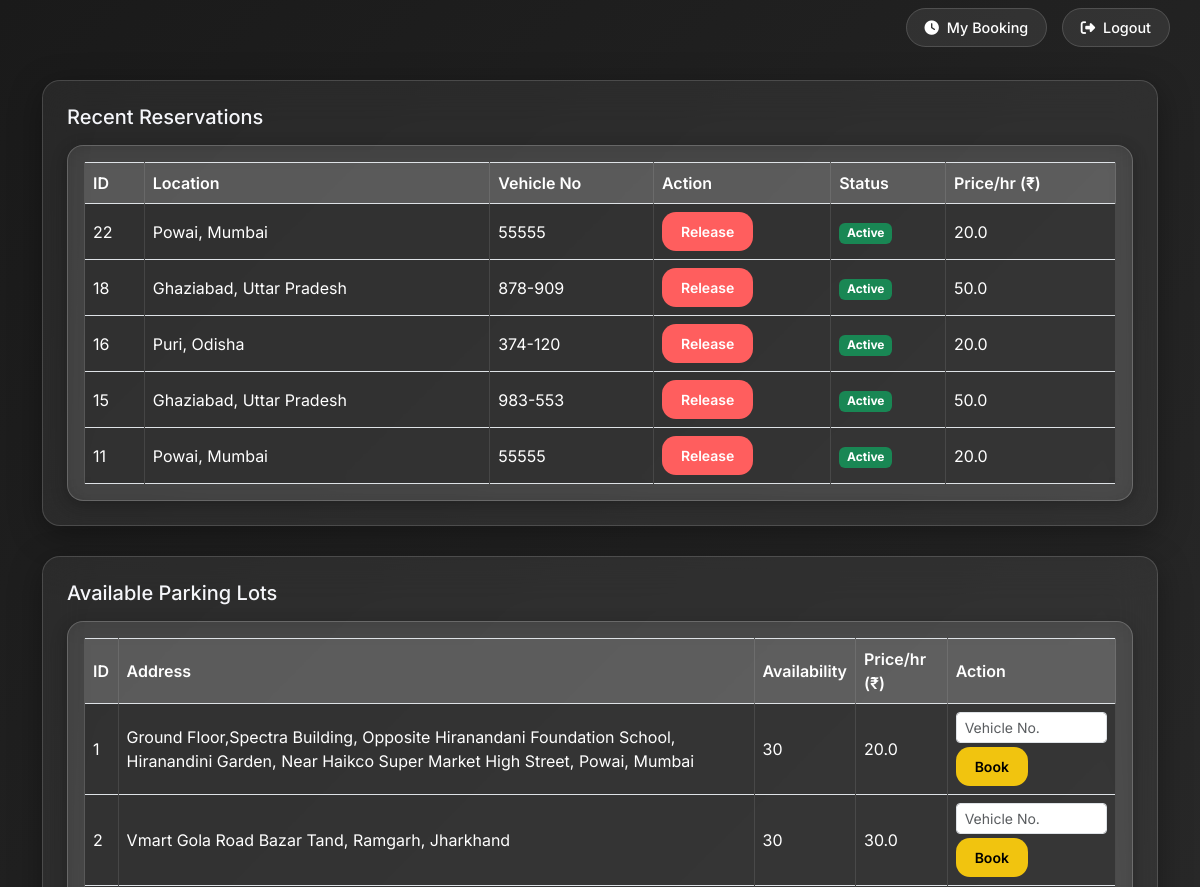
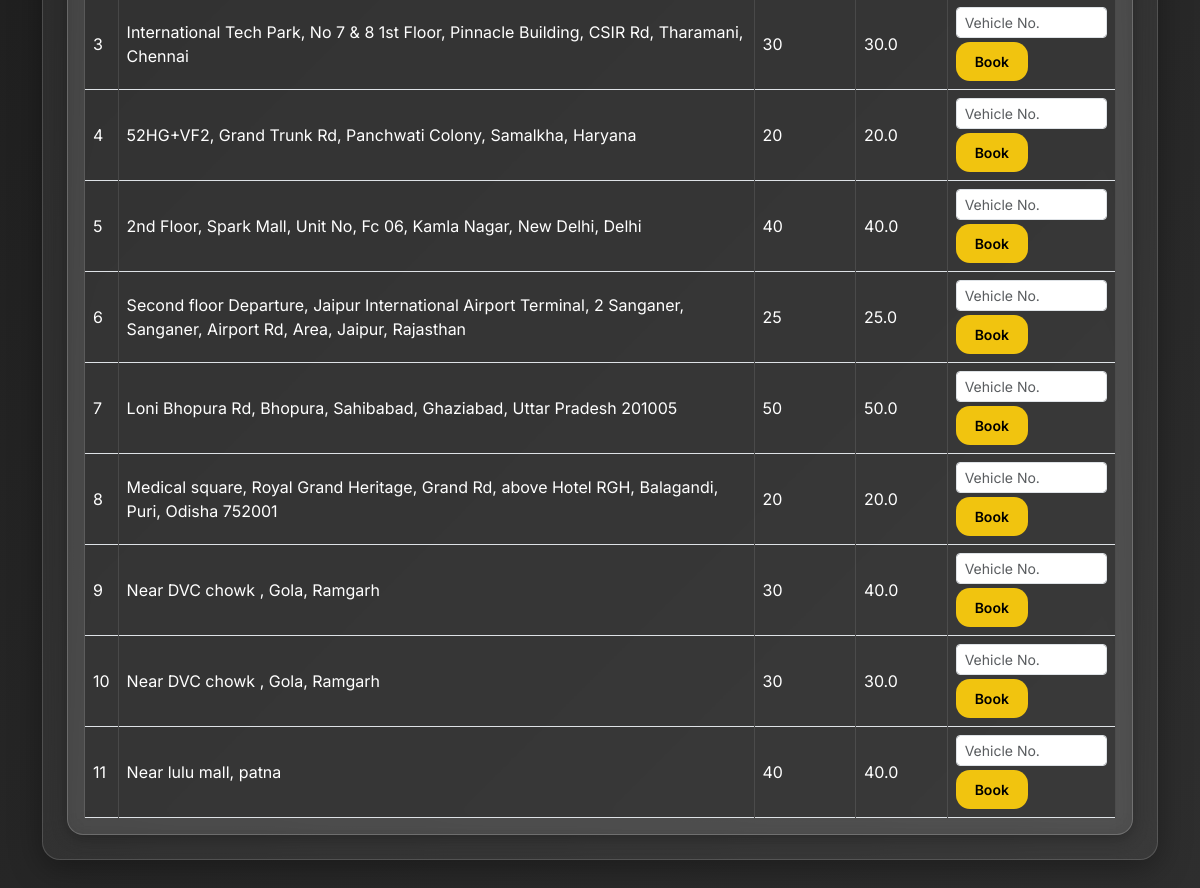
The page /user/user_dashboard (signed in) on the database its author committed (2 pictures, top to bottom).
### models/model.py (models this page shows)
class Reservation(db.Model):
    id = db.Column(db.Integer, primary_key=True)
    user_id = db.Column(db.Integer, db.ForeignKey('user.id'), nullable=False)
    spot_id = db.Column(db.Integer, db.ForeignKey('parking_spot.id'), nullable=False)
    timestamp = db.Column(db.DateTime, default=datetime.utcnow)
    start_time = db.Column(db.DateTime, nullable=True)
    end_time = db.Column(db.DateTime, nullable=True)
    vehicle_number = db.Column(db.String(20), nullable=False)
    user = db.relationship('User', backref='reservations')
    spot = db.relationship('ParkingSpot', backref='reservation')

class ParkingLot(db.Model):
    id = db.Column(db.Integer, primary_key=True)
    prime_location_name = db.Column(db.String(100), nullable=False)
    price_per_hour = db.Column(db.Float, nullable=False)
    address = db.Column(db.String(200))
    pin_code = db.Column(db.String(10))
    max_spots = db.Column(db.Integer, nullable=False)
    image = db.Column(db.String(200), nullable=True)
    spots = db.relationship('ParkingSpot', backref='lot', cascade="all, delete")
    created_at = db.Column(db.DateTime, default=datetime.utcnow)
    updated_at = db.Column(db.DateTime, onupdate=datetime.utcnow)

### controllers/user_routes.py (the view)
@user_routes.route('/user_dashboard')
def user_dashboard():
    if 'user_id' not in session:
        return redirect(url_for('auth_routes.login'))
    user_id = session['user_id']
    reservations = Reservation.query.filter_by(user_id=user_id) \
        .order_by(Reservation.timestamp.desc()) \
        .limit(5).all()
    ist = timezone('Asia/Kolkata')
    for r in reservations:
        r.timestamp_ist = r.timestamp.replace(tzinfo=timezone('UTC')).astimezone(ist).strftime("%d-%m-%Y %I:%M %p")
        if r.end_time:
            duration = r.end_time - r.timestamp
        else:
            duration = datetime.utcnow() - r.timestamp
        hours = int(duration.total_seconds() // 3600)
        minutes = int((duration.total_seconds() % 3600) // 60)
        r.duration_str = f"{hours} hr {minutes} min"
    lots = ParkingLot.query.all()
    return render_template('user_dashboard.html', reservations=reservations, lots=lots)

### templates/user_dashboard.html (shortened to what this page needs)
<!DOCTYPE html>
<html lang="en">
<head>
  <link href="https://cdn.jsdelivr.net/npm/bootstrap@5.3.3/dist/css/bootstrap.min.css" rel="stylesheet" />
  <link href="https://cdnjs.cloudflare.com/ajax/libs/font-awesome/6.5.0/css/all.min.css" rel="stylesheet" />
</head>
<body>
<div class="top-buttons">
  <a href="{{ url_for('user_routes.reservation_history') }}"><i class="fas fa-clock me-1"></i> My Booking</a>
  <a href="{{ url_for('auth_routes.logout') }}"><i class="fas fa-sign-out-alt me-1"></i> Logout</a>
</div>
<div class="container">
  <div class="card-glass">
    <h5>Recent Reservations</h5>
    <div class="table-container mt-3">
      <div class="table-responsive">
        <table class="table table-bordered mb-0">
          <thead>
            <tr>
              <th>ID</th>
              <th>Location</th>
              <th>Vehicle No</th>
              <th>Action</th>
              <th>Status</th>
              <th>Price/hr (₹)</th>
            </tr>
          </thead>
          <tbody>
            {% for record in reservations %}
            <tr>
              <td>{{ record.id }}</td>
              <td>{{ record.spot.lot.prime_location_name }}</td>
              <td>{{ record.vehicle_number }}</td>
              <td>
                <a href="{{ url_for('user_routes.release_spot_form', reservation_id=record.id) }}" class="btn btn-release btn-sm">Release</a>
              </td>
              <td>
                {% if record.end_time %}
                  <span class="badge bg-secondary">Released</span>
                {% else %}
                  <span class="badge bg-success">Active</span>
                {% endif %}
              </td>
              <td>{{ record.spot.lot.price_per_hour or 'N/A' }}</td>
            </tr>
            {% endfor %}
          </tbody>
        </table>
      </div>
    </div>
  </div>
  <div class="card-glass">
    <h5>Available Parking Lots</h5>
    {% if lots %}
    <div class="table-container mt-3">
      <div class="table-responsive">
        <table class="table table-bordered mb-0">
          <thead>
            <tr>
              <th>ID</th>
              <th>Address</th>
              <th>Availability</th>
              <th>Price/hr (₹)</th>
              <th>Action</th>
            </tr>
          </thead>
          <tbody>
            {% for lot in lots %}
            <tr>
              <td>{{ lot.id }}</td>
              <td>{{ lot.address }}</td>
              <td>{{ lot.max_spots }}</td>
              <td>{{ lot.price_per_hour }}</td>
              <td>
                <form action="{{ url_for('user_routes.auto_book_spot', lot_id=lot.id) }}" method="POST" class="d-inline">
                  <input type="text" name="vehicle_number" placeholder="Vehicle No." required class="form-control form-control-sm mb-1" />
                  <button type="submit" class="btn btn-book btn-sm">Book</button>
                </form>
              </td>
            </tr>
            {% endfor %}
          </tbody>
        </table>
      </div>
    </div>
    {% else %}
    <p class="text-muted">No parking lots available.</p>
    {% endif %}
  </div>
</div>
</body>
</html>

### templates/user_dashboard.html (style rules this page uses)
body { background: linear-gradient(135deg, #1a1a1a, #2e2e2e); font-family: 'Inter', sans-serif; padding-top: 80px; color: #f5f6fa; }
.card-glass { background: rgba(255, 255, 255, 0.06); border: 1px solid rgba(255, 255, 255, 0.15); border-radius: 18px; backdrop-filter: blur(20px); box-shadow: 0 8px 32px rgba(0, 0, 0, 0.35); padding: 24px; margin-bottom: 30px; transition: all 0.3s ease; }
.btn-book { background-color: #f1c40f; border-radius: 14px; color: #000; font-weight: 600; padding: 8px 18px; }
.btn-release { background-color: #ff5e5e; border-radius: 14px; color: #fff; font-weight: 600; padding: 8px 18px; }
.table { color: #ffffff; border-radius: 12px; }
.table th, .table td { color: #ffffff !important; vertical-align: middle; border-color: rgba(255, 255, 255, 0.1); background-color: rgba(0, 0, 0, 0.3); }
.table thead th { font-weight: 600; background-color: rgba(255, 255, 255, 0.1); }
.table-container { background: rgba(255, 255, 255, 0.08); border: 1px solid rgba(255, 255, 255, 0.2); border-radius: 16px; padding: 16px; backdrop-filter: blur(14px); box-shadow: 0 4px 16px rgba(0, 0, 0, 0.25); }
.top-buttons { position: fixed; top: 15px; right: 30px; z-index: 1000; }
.top-buttons a { margin-left: 10px; padding: 10px 18px; border-radius: 30px; text-decoration: none; font-weight: 500; font-size: 0.9rem; background-color: rgba(255, 255, 255, 0.08); color: #fff; border: 1px solid rgba(255,255,255,0.15); }

### rows shown on the page
Reservation: id "22", spot.lot.prime_location_name "Powai, Mumbai", vehicle_number "55555", shows "Active", spot.lot "20.0"
Reservation: id "18", spot.lot.prime_location_name "Ghaziabad, Uttar Pradesh", vehicle_number "878-909", shows "Active", spot.lot "50.0"
Reservation: id "16", spot.lot.prime_location_name "Puri, Odisha", vehicle_number "374-120", shows "Active", spot.lot "20.0"
Reservation: id "15", spot.lot.prime_location_name "Ghaziabad, Uttar Pradesh", vehicle_number "983-553", shows "Active", spot.lot "50.0"
Reservation: id "11", spot.lot.prime_location_name "Powai, Mumbai", vehicle_number "55555", shows "Active", spot.lot "20.0"
ParkingLot: id "1", address "Ground Floor,Spectra Building, Opposite Hiranandani Foundation School, Hiranandini Garden, Near Haikco Super Market High Street, Powai, Mumbai", max_spots "30", price_per_hour "20.0"
ParkingLot: id "2", address "Vmart Gola Road Bazar Tand, Ramgarh, Jharkhand", max_spots "30", price_per_hour "30.0"
ParkingLot: id "3", address "International Tech Park, No 7 & 8 1st Floor, Pinnacle Building, CSIR Rd, Tharamani, Chennai", max_spots "30", price_per_hour "30.0"
ParkingLot: id "4", address "52HG+VF2, Grand Trunk Rd, Panchwati Colony, Samalkha, Haryana", max_spots "20", price_per_hour "20.0"
ParkingLot: id "5", address "2nd Floor, Spark Mall, Unit No, Fc 06, Kamla Nagar, New Delhi, Delhi", max_spots "40", price_per_hour "40.0"
ParkingLot: id "6", address "Second floor Departure, Jaipur International Airport Terminal, 2 Sanganer, Sanganer, Airport Rd, Area, Jaipur, Rajasthan", max_spots "25", price_per_hour "25.0"
ParkingLot: id "7", address "Loni Bhopura Rd, Bhopura, Sahibabad, Ghaziabad, Uttar Pradesh 201005", max_spots "50", price_per_hour "50.0"
ParkingLot: id "8", address "Medical square, Royal Grand Heritage, Grand Rd, above Hotel RGH, Balagandi, Puri, Odisha 752001", max_spots "20", price_per_hour "20.0"
ParkingLot: id "9", address "Near DVC chowk , Gola, Ramgarh", max_spots "30", price_per_hour "40.0"
ParkingLot: id "10", address "Near DVC chowk , Gola, Ramgarh", max_spots "30", price_per_hour "30.0"
ParkingLot: id "11", address "Near lulu mall, patna", max_spots "40", price_per_hour "40.0"
